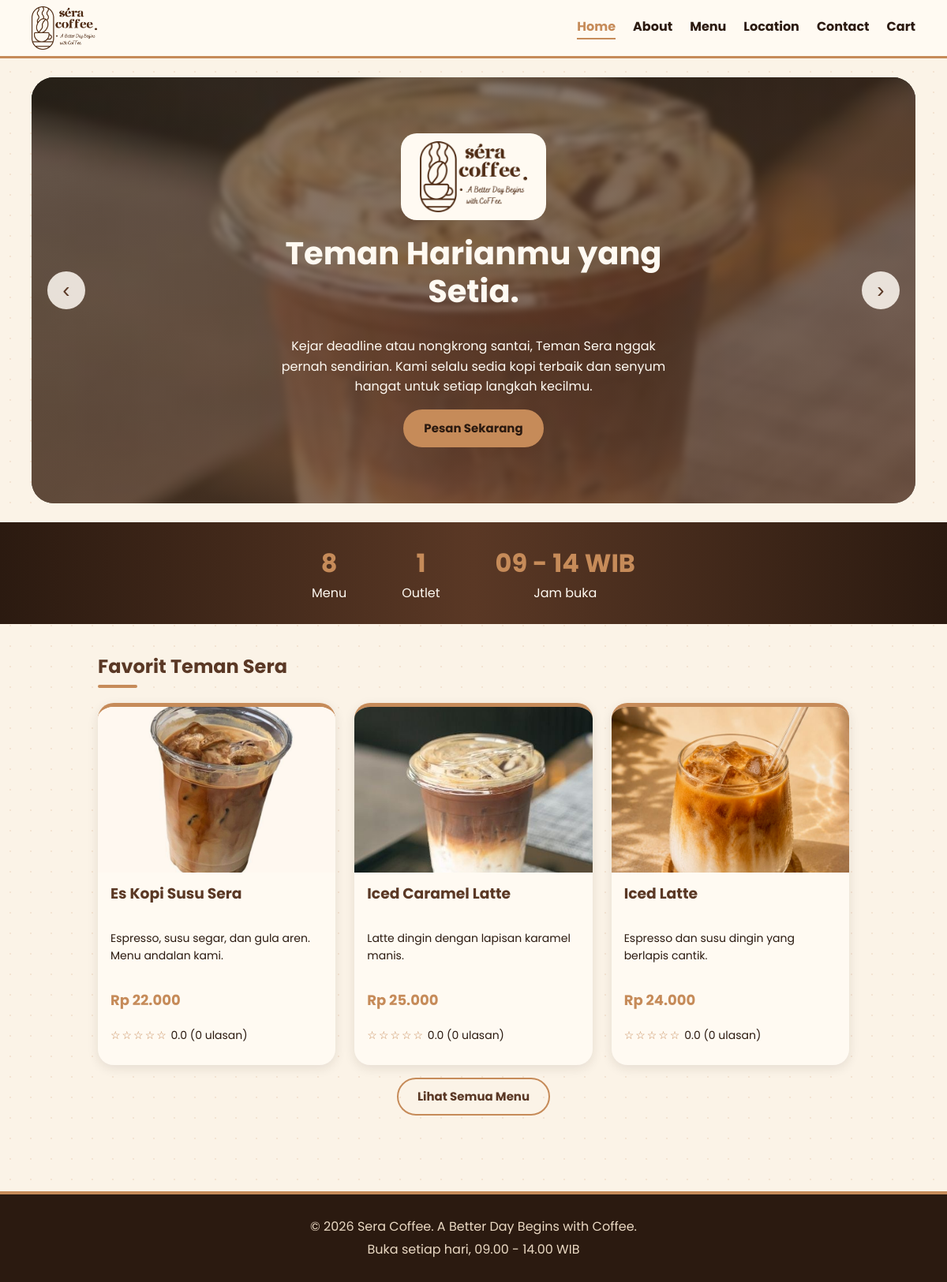
The page / on the database its author committed.
### tables this page shows
CREATE TABLE products (
    id INT AUTO_INCREMENT PRIMARY KEY,
    name VARCHAR(100) NOT NULL,
    description VARCHAR(255),
    price INT NOT NULL,               
    image VARCHAR(100) NOT NULL,      
    category VARCHAR(20) NOT NULL,    
    details TEXT                      
);

### index.php (the view, shortened to what this page needs)
<?php
require 'config.php';
$favorit    = get_products($pdo, 'all', 3);
$total_menu = $pdo->query('SELECT COUNT(*) FROM products')->fetchColumn();
$slides = ['kopi-vertikal.jpg', 'iced-latte.jpeg', 'cappuccino.jpeg', 'es-kopi-susu.jpg', 'ilustrasi-cafe.jpg'];
require 'includes/header.php';
?>
<section class="hero">
    <?php foreach ($slides as $i => $foto): ?>
        <div class="slide <?= $i === 0 ? 'active' : '' ?>"
             style="background-image: url('images/<?= e($foto) ?>')"></div>
    <?php endforeach; ?>
    <div class="hero-content">
        <img src="images/logo.png" alt="Sera Coffee" class="hero-logo">
        <h1>Teman Harianmu yang Setia.</h1>
        <p>Kejar deadline atau nongkrong santai, Teman Sera nggak pernah sendirian. Kami selalu sedia kopi terbaik dan senyum hangat untuk setiap langkah kecilmu.</p>
        <a href="menu.php" class="btn">Pesan Sekarang</a>
    </div>
    <button type="button" class="arrow prev" aria-label="Sebelumnya">&#8249;</button>
    <button type="button" class="arrow next" aria-label="Berikutnya">&#8250;</button>
</section>
<section class="stats">
    <div><strong><?= (int) $total_menu ?></strong><span>Menu</span></div>
    <div><strong>1</strong><span>Outlet</span></div>
    <div><strong>09 - 14 WIB</strong><span>Jam buka</span></div>
</section>
<section class="section">
    <h2>Favorit Teman Sera</h2>
    <div class="grid">
        <?php foreach ($favorit as $p): ?>
            <div class="card">
                <img src="images/<?= e($p['image']) ?>" alt="<?= e($p['name']) ?>">
                <div class="card-body">
                    <h3><a href="product.php?id=<?= $p['id'] ?>" class="card-link"><?= e($p['name']) ?></a></h3>
                    <p class="desc"><?= e($p['description']) ?></p>
                    <p class="price"><?= rupiah($p['price']) ?></p>
                    <?= rating_line($p['avg_rating'], $p['review_count']) ?>
                </div>
            </div>
        <?php endforeach; ?>
    </div>
    <p class="center"><a href="menu.php" class="btn btn-outline">Lihat Semua Menu</a></p>
</section>
<?php require 'includes/footer.php'; ?>

### config.php (shortened to what this page needs)
<?php
function rupiah($angka) {
    return 'Rp ' . number_format($angka, 0, ',', '.');
}
function e($teks) {
    return htmlspecialchars($teks, ENT_QUOTES, 'UTF-8');
}
function get_products($pdo, $cat = 'all', $limit = 0) {
    $sql = 'SELECT p.*, COALESCE(AVG(r.rating), 0) AS avg_rating, COUNT(r.id) AS review_count
            FROM products p
            LEFT JOIN reviews r ON r.product_id = p.id';
    $params = [];
    $sql .= ' GROUP BY p.id ORDER BY p.id';
    if ($limit > 0) {
        $sql .= ' LIMIT ' . (int) $limit;
    }
    $stmt = $pdo->prepare($sql);
    $stmt->execute($params);
    return $stmt->fetchAll();
}
function stars($rating) {
    $full = (int) round($rating);
    return str_repeat('★', $full) . str_repeat('☆', 5 - $full);
}
function rating_line($avg, $count) {
    return '<p class="rating"><span class="stars">' . stars($avg) . '</span> '
         . number_format($avg, 1) . ' (' . (int) $count . ' ulasan)</p>';
}

### css/style.css (style rules this page uses)
:root { --espresso: #2b1a10; --mocha: #5a3825; --caramel: #c68b59; --latte: #ead9c3; --cream: #fbf3e7; --foam: #fffaf2; --danger: #a63d2f; }
* { box-sizing: border-box; }
body { margin: 0; min-height: 100vh; display: flex; flex-direction: column; font-family: 'Poppins', sans-serif; color: var(--espresso); line-height: 1.6; background-color: var(--cream); background-image: radial-gradient(rgba(198, 139, 89, 0.15) 1.5px, transparent 1.5px); background-size: 26px 26px; }
img { max-width: 100%; display: block; }
a { color: var(--mocha); }
h1, h2, h3 { margin-top: 0; line-height: 1.2; color: var(--mocha); }
.section h2::after { content: ''; display: block; width: 50px; height: 4px; margin-top: 8px; border-radius: 2px; background: var(--caramel); }
.center { text-align: center; }
.hero { position: relative; height: 540px; margin: 24px 40px; border-radius: 28px; overflow: hidden; display: flex; align-items: center; justify-content: center; text-align: center; background: var(--espresso); }
.slide { position: absolute; inset: 0; background-size: cover; background-position: center; filter: blur(3px); transform: scale(1.06); opacity: 0; transition: opacity 0.8s; }
.slide.active { opacity: 1; }
.hero::before { content: ''; position: absolute; inset: 0; z-index: 1; background: linear-gradient(160deg, rgba(43, 26, 16, 0.55), rgba(90, 56, 37, 0.8)); }
.hero-content { position: relative; z-index: 2; max-width: 560px; padding: 20px; color: var(--foam); }
.hero-content h1 { color: var(--foam); font-size: 40px; }
.hero-logo { height: 110px; margin: 0 auto 18px; padding: 10px 24px; background: var(--foam); border-radius: 20px; }
.arrow { position: absolute; top: 50%; z-index: 3; transform: translateY(-50%); width: 48px; height: 48px; border: none; border-radius: 50%; background: rgba(255, 250, 242, 0.85); color: var(--mocha); font-size: 28px; line-height: 1; cursor: pointer; }
.arrow.prev { left: 20px; }
.arrow.next { right: 20px; }
.stats { display: flex; justify-content: center; gap: 70px; padding: 26px 20px; text-align: center; color: var(--foam); background: linear-gradient(90deg, var(--espresso), var(--mocha), var(--espresso)); }
.stats strong { display: block; font-size: 32px; color: var(--caramel); }
.section { max-width: 1000px; margin: 0 auto; padding: 40px 24px; }
.grid { display: grid; grid-template-columns: repeat(auto-fill, minmax(230px, 1fr)); gap: 24px; }
.card { background: var(--foam); border-radius: 20px; overflow: hidden; border-top: 5px solid var(--caramel); box-shadow: 0 4px 14px rgba(43, 26, 16, 0.1); }
.card img { width: 100%; height: 210px; object-fit: cover; flex-shrink: 0; }
.card { display: flex; flex-direction: column; }
.card-body { flex: 1; display: flex; flex-direction: column; padding: 16px; }
.desc { flex: 1; font-size: 14px; }
.price { font-weight: bold; font-size: 18px; color: var(--caramel); }
.btn { display: inline-block; padding: 10px 24px; border: 2px solid var(--caramel); border-radius: 30px; background: var(--caramel); color: var(--espresso); font-family: inherit; font-size: 15px; font-weight: bold; text-decoration: none; cursor: pointer; }
.btn-outline { background: transparent; color: var(--mocha); }
.rating { margin: 0 0 10px; font-size: 14px; }
.stars { color: var(--caramel); letter-spacing: 2px; }
.card { position: relative; }
.card-link { color: inherit; text-decoration: none; }
.card-link::after { content: ''; position: absolute; inset: 0; }
a, button, input, textarea, .card, .card img, .chip span { transition: color 0.25s, background-color 0.25s, border-color 0.25s, box-shadow 0.25s, transform 0.25s; }
.section, .stats { animation: fade-up 0.6s ease backwards; }
.card, .box { animation: fade-up 0.5s ease backwards; }
.grid .card:nth-child(2) { animation-delay: 0.08s; }
.grid .card:nth-child(3) { animation-delay: 0.16s; }

### rows shown on the page
products: image (picture), name "Es Kopi Susu Sera", description "Espresso, susu segar, dan gula aren. Menu andalan kami.", price "Rp 22.000", avg "☆☆☆☆☆", avg "0.0", count "0"
products: image (picture), name "Iced Caramel Latte", description "Latte dingin dengan lapisan karamel manis.", price "Rp 25.000", avg "☆☆☆☆☆", avg "0.0", count "0"
products: image (picture), name "Iced Latte", description "Espresso dan susu dingin yang berlapis cantik.", price "Rp 24.000", avg "☆☆☆☆☆", avg "0.0", count "0"

### other values the page prints
$link[0] "Home"
$link[0] "About"
$link[0] "Menu"
$link[0] "Location"
$link[0] "Contact"
$link[0] "Cart"
$total_menu "8"
